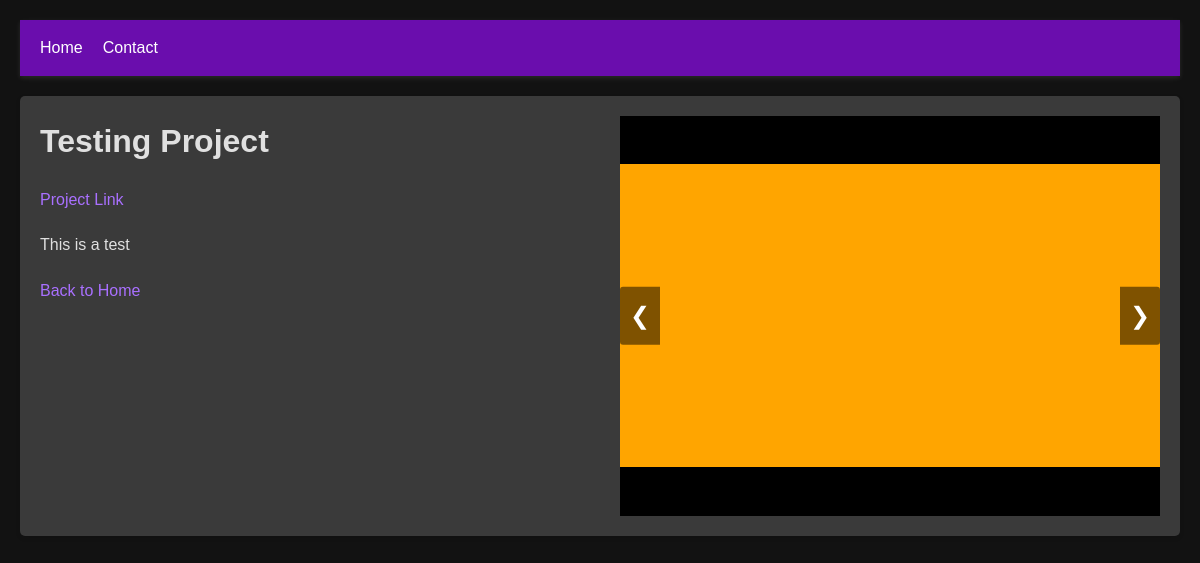
/project/1/, run on the app's committed database.
### main/models.py (models this page shows, shortened)
class Project(models.Model):
    title = models.CharField(max_length=200)
    description = models.TextField()
    tags = models.ManyToManyField(Tag, related_name="projects")
    link = models.URLField(max_length=200, blank=True)

class ProjectImage(models.Model):
    project = models.ForeignKey(Project, related_name="images", on_delete=models.CASCADE)
    image = models.ImageField(upload_to="project_images/")

### main/views.py (the view)
# urls.py: path("project/<int:id>/", views.project, name="project")
def project(request, id):
    project = get_object_or_404(Project, pk=id)
    return render(request, "project.html", {"project": project})

### main/templates/project.html (shortened to what this page needs)
{% extends 'base.html' %}
{% load static %}
{% block extrahead %}
    <link rel="stylesheet" href="{% static 'css/project.css' %}">
{% endblock extrahead %}
{% block content %}
    <div class="project-card">
        <div class="project-info">
            <h1>{{project.title}}</h1>
            <p><a href="{{project.link}}">Project Link</a></p>
            <p>{{project.description}}</p>
            <a href="{% url 'home' %}">Back to Home</a>
        </div>
        <div class="carousel">
            <div class="carousel-images">
                {% for image in project.images.all%}
                    <div class="carousel-item">
                        <img src="{{image.image.url}}" alt="Project image">
                    </div>
                {% endfor %}
            </div>
            <a class="carousel-control prev" onclick="moveSlide(-1)">&#10094;</a>
            <a class="carousel-control next" onclick="moveSlide(1)">&#10095;</a>
        </div>
    </div>
{% endblock content%}

### main/static/css/base.css (style rules this page uses)
* { box-sizing: border-box; margin: 0; padding: 0; font-family: "Arial", sans-serif; }
body { font-family: "Segoe UI", Tahoma, Geneva, Verdana, sans-serif; line-height: 1.6; color: #e0e0e0; background-color: #121212; padding: 20px; min-height: 100vh; display: flex; flex-direction: column; }
a { color: #a970ff; text-decoration: none; }

### main/static/css/project.css (style rules this page uses)
.project-card { display: flex; align-items: flex-start; justify-content: space-between; background-color: #3a3a3a; box-shadow: 0 2px 5px rgba(0, 0, 0, 0.1); border-radius: 5px; overflow: hidden; max-width: 1200px; margin: auto; padding: 20px; }
.project-info { flex: 1; padding-right: 20px; }
h1, p { margin-bottom: 20px; }
.carousel { flex: 1; display: flex; flex-direction: column; position: relative; max-width: 50%; margin-left: 20px; }
.carousel-images { display: flex; flex: 1; overflow: hidden; position: relative; }
.carousel-control { position: absolute; top: 50%; transform: translateY(-50%); color: white; font-size: 24px; background-color: rgba(0, 0, 0, 0.5); padding: 10px; cursor: pointer; user-select: none; z-index: 10; }
.carousel-control.prev { left: 0; border-radius: 3px 0 0 3px; }
.carousel-control.next { right: 0; border-radius: 0 3px 3px 0; }
.carousel-item { display: flex; justify-content: center; align-items: center; background-color: black; width: 100%; height: 400px; }
.carousel-item img { max-height: 100%; max-width: 100%; object-fit: contain; }

### data on the page
Project: title "Testing Project", description "This is a test"
ProjectImage: image (picture)
